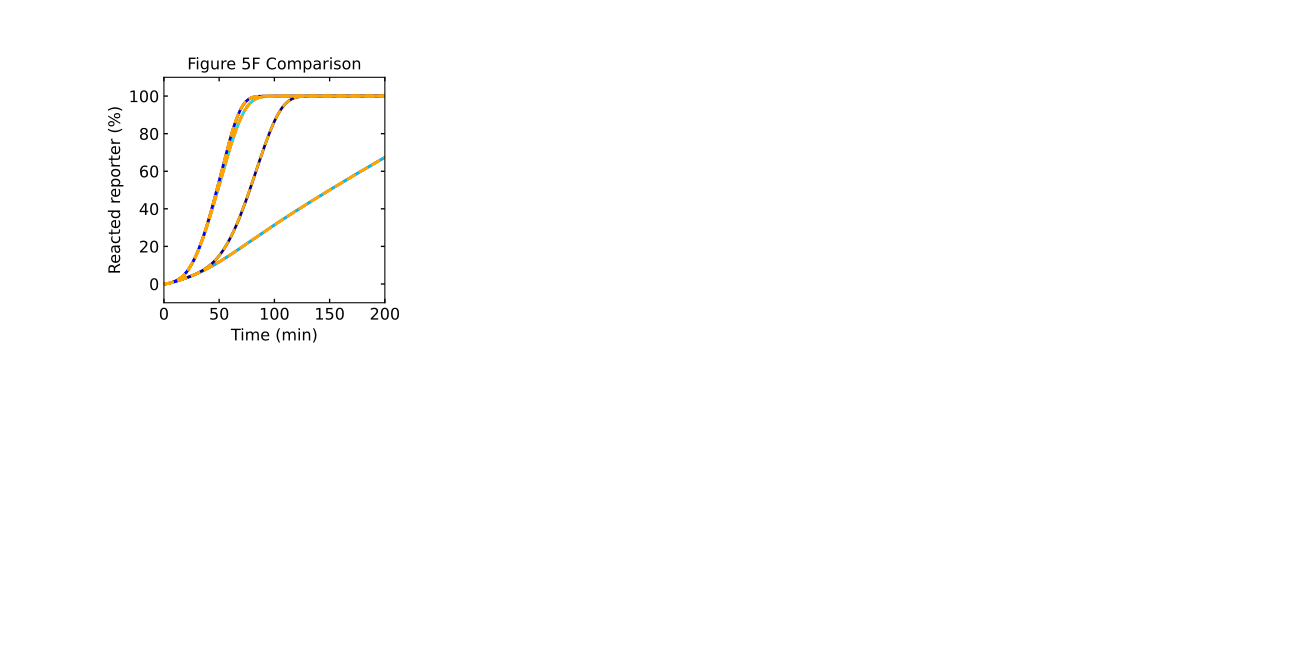

Source code (Python):
# -*- coding: utf-8 -*-
"""
Created on Wed Jul  6 15:39:08 2022

@author: tnm12
"""

import numpy as np
import matplotlib.pyplot as plt
from matplotlib.ticker import MaxNLocator

import sys
import Simulator1 as RSDs #import first version of simulator 

fs = 12

csl = [[0.6,0.6,0.6],  # Io
       [1,0.5,0],      # I3
       [147/255,42/255,255/255],  # I4
       [0,0.75,0.9],  # I5
       [1,0.5,1],      # I3/I4
       [0,0.9,0.9],  # I3/I5
       [0,0,0.5],      # I4/I5
       [0,0,1]]        # I3/I4/I5

'''
##############################################################################
Simulations
##############################################################################
'''

t_sim = np.linspace(0,6,1001)*3600 # seconds

k_txn = 0.01 #transcription rate

IN3 = [25,25, 0, 0,25,25, 0,25]
IN4 = [25, 0,25, 0,25, 0,25,25] #input templates
IN5 = [25, 0, 0,25, 0,25,25,25]

model = RSDs.RSD_sim() # define the model instance

# specify DNA txn templates and reporters and concentrations
model.DNA_species('gate','5&4_1',temp_con=25)
model.DNA_species('gate','1_2',temp_con=25)
model.DNA_species('gate','3_2',temp_con=25)
model.DNA_species('reporter','REP2',temp_con=500)

plt.subplot(2,4,1)
for n in range(len(IN3)):
    model.DNA_species('input','I3',temp_con=IN3[n])
    model.DNA_species('input','I4',temp_con=IN4[n])
    model.DNA_species('input','I5',temp_con=IN5[n])
    
    # simulate the model
    model.simulate(t_sim,1,k_txn)
    
    # pull out the species from the model solution to plot
    REP = model.output_concentration['REP2']
    
    fs = 12
    
    
    plt.plot(model.sol.t/60,(1-REP/model.REP_con[1])*100,color=csl[n],linewidth=2,linestyle='-')
    
plt.xticks(fontsize=fs)
plt.yticks(fontsize=fs)
plt.ylim(-10,110)
plt.xlim(0,200)
ax1 = plt.gca()
ax1.xaxis.set_tick_params(which='both',size=3,width=1,direction='in',top='on')
#ax1.xaxis.set_major_locator(MaxNLocator(integer=True))
ax1.yaxis.set_tick_params(which='both',size=3,width=1,direction='in',right='on')
plt.xlabel('Time (min)',fontsize=fs)
plt.ylabel('Reacted reporter (%)',fontsize=fs)




import Simulatorv2021 as RSDs #import version 2.0.2.1 of simulator 

fs = 12

csl = [[0.6,0.6,0.6],  # Io
       [1,0.5,0],      # I3
       [147/255,42/255,255/255],  # I4
       [0,0.75,0.9],  # I5
       [1,0.5,1],      # I3/I4
       [0,0.9,0.9],  # I3/I5
       [0,0,0.5],      # I4/I5
       [0,0,1]]        # I3/I4/I5

'''
##############################################################################
Simulations
##############################################################################
'''

t_sim = np.linspace(0,6,1001)*3600 # seconds

k_txn = 0.01 #transcription rate

IN3 = [25,25, 0, 0,25,25, 0,25]
IN4 = [25, 0,25, 0,25, 0,25,25] #input templates
IN5 = [25, 0, 0,25, 0,25,25,25]

REP_con = 500 #reporter concentration

model = RSDs.RSD_sim(5) # define the model instance and # of domains

# specify species involved in the reaction
model.molecular_species('ag{5&4,1}',DNA_con=25)
model.molecular_species('gate{1,2}',DNA_con=25)
model.molecular_species('gate{3,2}',DNA_con=25)
model.molecular_species('reporter{2}',DNA_con=REP_con)

model.global_rate_constants(ktxn=k_txn) #globally changes transcription rates

plt.subplot(2,4,1)
for n in range(len(IN3)):
    model.molecular_species('input{3}',DNA_con=IN3[n])
    model.molecular_species('input{4}',DNA_con=IN4[n])
    model.molecular_species('input{5}',DNA_con=IN5[n])
    
    # simulate the model (input is simulation time)
    model.simulate(t_sim)
    
    # pull out the species from the model solution to plot
    S2 = model.output_concentration('S{2}')
    
    fs = 12
    
    
    plt.plot(model.t/60,(S2/REP_con)*100,color='orange',linewidth=2,linestyle='--')
    
plt.xticks(fontsize=fs)
plt.yticks(fontsize=fs)
plt.ylim(-10,110)
plt.xlim(0,200)
ax1 = plt.gca()
ax1.xaxis.set_tick_params(which='both',size=3,width=1,direction='in',top='on')
#ax1.xaxis.set_major_locator(MaxNLocator(integer=True))
ax1.yaxis.set_tick_params(which='both',size=3,width=1,direction='in',right='on')
plt.xlabel('Time (min)',fontsize=fs)
plt.ylabel('Reacted reporter (%)',fontsize=fs)
plt.title('Figure 5F Comparison')
